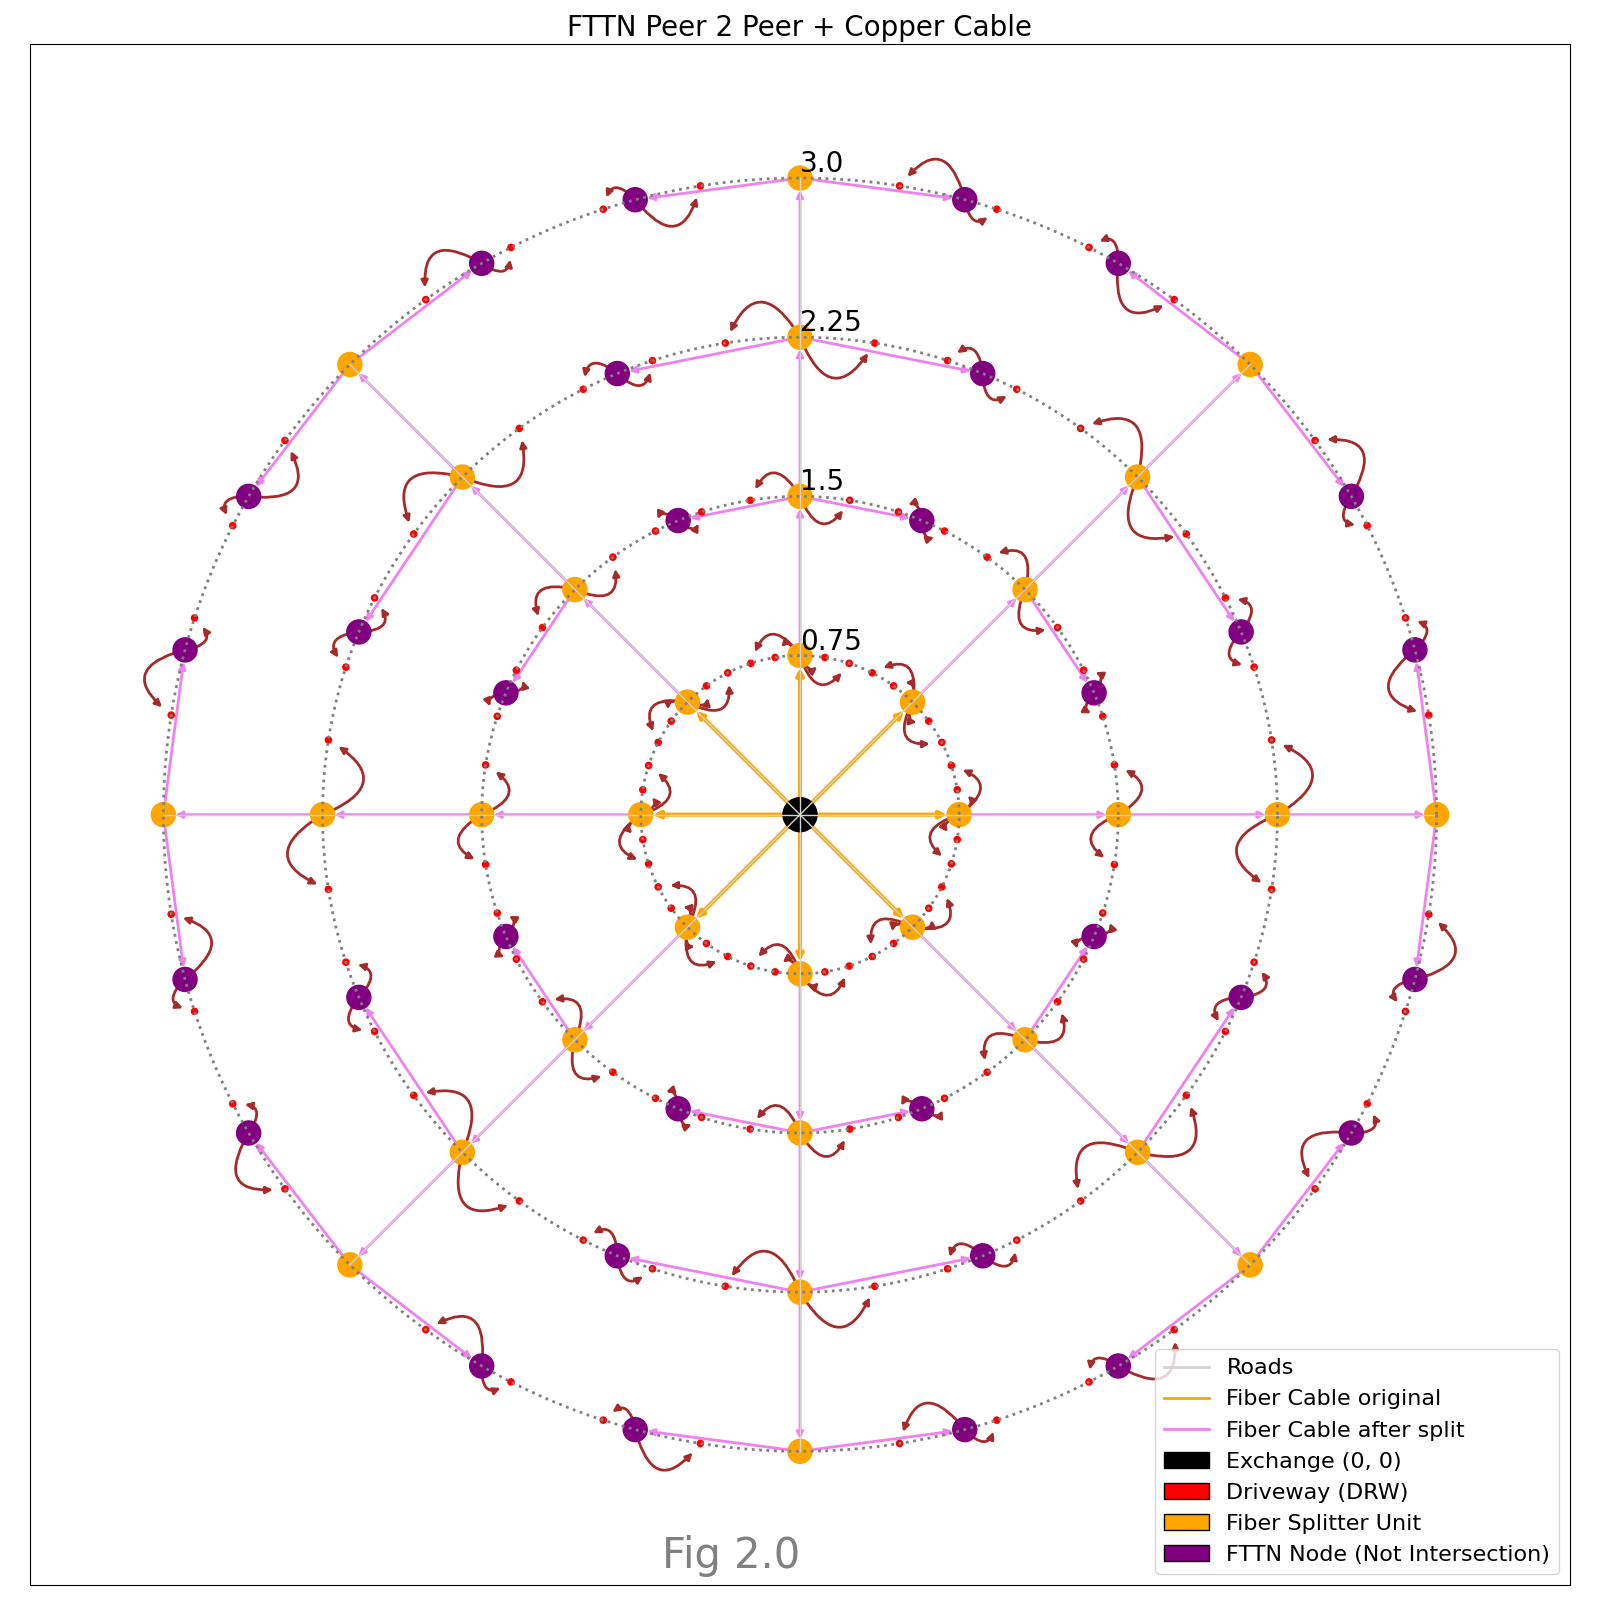

Write the Python code that produced this figure.
from typing_extensions import Self
from dataclasses import dataclass
from matplotlib.lines import Line2D
from matplotlib.patches import Patch
import matplotlib.pyplot as plt
from matplotlib.pylab import Axes
import networkx as nx
from pprint import pprint
import numpy as np
import heapq
import math

def sort_dict_by_values(d): return dict(sorted(d.items(), key=lambda item: item[1]))

@dataclass
class Circle:
  origin: tuple[float]=(0, 0)
  radii_km: list[float]=np.array([0.75, 1.5, 2.25, 3.0])
  segments_per_ring: int=8
  size_exchange_node: int = 600
  size_intersection_node: int = 300
  size_driveway_node: int = 20
  cost_fiber: int = 10
  cost_copper: int = 6
  cost_fiber_termination: int = 300
  cost_copper_termination: int = 150

  ir_nodes = property(lambda s: [n for n in s.G.nodes if n.startswith('I_R')])
  drw_nodes = property(lambda s: [n for n in s.G.nodes if n.startswith('DRW')])
  origin_x = property(lambda s: s.origin[0])
  origin_y = property(lambda s: s.origin[1])

  def __post_init__(s: Self):
    s.G = nx.MultiDiGraph()
    s.exchange = ' '.join(['Exchange', str(s.origin)])
    s.pos = {s.exchange: s.origin}
    s.G.add_node(s.exchange, pos=s.origin, colour='black', size=s.size_exchange_node)

  def dist(s: Self, node1: str, node2: str):
    dist = np.hypot(
      s.pos[node1][0] - s.pos[node2][0],
      s.pos[node1][1] - s.pos[node2][1]
    )
    return round(dist, 3)
  
  def arcdist(s: Self, node1: str, node2: str):
    x1, y1 = s.pos[node1][0], s.pos[node1][1]
    x2, y2 = s.pos[node2][0], s.pos[node2][1]
    radius = np.hypot(
      x1 - s.origin_x,
      x2 - s.origin_y
    )
    dot = x1 * x2 + y1 * y2
    mag1 = math.sqrt(x1**2 + y1**2)
    mag2 = math.sqrt(x2**2 + y2**2)
    cos_theta = dot / (mag1 * mag2)
    cos_theta = max(min(cos_theta, 1.0), -1.0)
    theta = math.acos(cos_theta) 
    arc_length = radius * theta
    return arc_length
  
  def add_intersection_nodes(s: Self):
    num_circles = len(s.radii_km)
    for ring in range(1, num_circles + 1):
      for cross in range(s.segments_per_ring):
        angle = (cross / s.segments_per_ring) * 2 * np.pi
        x, y = s.radii_km[ring - 1] * np.cos(angle), s.radii_km[ring - 1] * np.sin(angle)
        x = x + s.origin_x
        y = y + s.origin_y
        name = f'I_R{ring}_C{cross}'
        s.pos[name] = (x, y)
        s.G.add_node(name, pos=(x,y), colour='orange', size=s.size_intersection_node)
  
  def add_extra_intersections_on_ring(self, ring: int, per_segment: int):
    radius = self.radii_km[ring - 1]
    for seg in range(self.segments_per_ring):
      angle_start = (seg / self.segments_per_ring) * 2 * np.pi
      angle_end = ((seg + 1) / self.segments_per_ring) * 2 * np.pi
      for i in range(1, per_segment + 1):
        frac = i / (per_segment + 1)  # e.g., 1/4, 1/2, 3/4 for per_segment = 3
        mid_angle = angle_start + frac * (angle_end - angle_start)
        x = radius * np.cos(mid_angle) + self.origin_x
        y = radius * np.sin(mid_angle) + self.origin_y
        name = f"I_R{ring}_M{seg}_{i}"
        self.pos[name] = (x, y)
        self.G.add_node(
          name,
          pos=(x, y),
          colour='purple',
          size=self.size_intersection_node
        )
  def add_driveway_nodes(s: Self):
    for radius in s.radii_km:
      for cross in range(s.segments_per_ring):
        start_angle = (cross / s.segments_per_ring) * 2 * np.pi
        end_angle = ((cross + 1) / s.segments_per_ring) * 2 * np.pi
        for i in range(1, 5):
          angle_dot = start_angle + (i / 5) * (end_angle - start_angle)
          road_x = radius * np.cos(angle_dot)
          road_y = radius * np.sin(angle_dot)
          road_x = road_x + s.origin_x
          road_y = road_y + s.origin_y
          driveway_name = f"DRW_{radius}_{cross}_{i}"
          s.G.add_node(driveway_name, pos=(road_x, road_y), colour='red', size=s.size_driveway_node)
          s.pos[driveway_name] = (road_x, road_y)
  
  def add_copper_to_each_drw_from_closest_ir(s: Self):
    ir_nodes = [n for n in s.G.nodes if n.startswith('I_R')]
    drw_nodes = [n for n in s.G.nodes if n.startswith('DRW_')]

    for drw_node in drw_nodes:
      dists = {}
      _dists = []
      for ir_node in ir_nodes:
        dists[ir_node] = s.dist(ir_node, drw_node)
        # print(s.pos[drw_node], s.pos[ir_node], dists[ir_node])

      sorted_dists = sort_dict_by_values(dists)
      selected = next(iter(sorted_dists))
      s.G.add_edge(selected, drw_node, length=s.arcdist(selected, drw_node), type='copper_1')

  def check_if_all_driveways_connected(s: Self):
    return all([nx.has_path(s.G, s.exchange, n) for n in s.drw_nodes])
  
  def compute_total_fiber_nodes(s: Self):
    return len([node for node in s.G.nodes if node.startswith('I_R')])
  
  def compute_total_fiber_in_km(s: Self):
    return sum([d.get('length') for u, v, d in s.G.edges(data=True) if d.get('type').startswith('fiber')])
  
  def compute_total_copper_in_km(s: Self):
    return sum([d.get('length') for u, v, d in s.G.edges(data=True) if d.get('type').startswith('copper')])
  
  def compute_total_fiber_cost(s: Self):
    return s.compute_total_fiber_in_km() * s.cost_fiber * 1000
  
  def compute_total_copper_cost(s: Self):
    return s.compute_total_copper_in_km() * s.cost_copper * 1000
  
  def compute_cost_fiber_termination(s: Self):
    print(len(s.ir_nodes))
    return len(s.ir_nodes) * s.cost_fiber_termination
  
  def compute_splitting_cost(s: Self):
    splitters = [n for n in s.ir_nodes if 'M' not in n]
    return len(splitters) * 100
  
  def compute_cost_copper_termination(s: Self):
    print(len(s.drw_nodes))
    return len(s.drw_nodes) * s.cost_copper_termination

  def estimate_speed(s: Self, x: float):
    x = x * 1000
    base_speed = 300.0   # Mbps at 0m
    k = math.log(6) / 600.0  # ensures speed(600m) ≈ 50 Mbps
    return base_speed * math.exp(-k * x)

  def add_fiber_from_exchange_to_first_ring(s: Self):
    nodes = s.get_ring_org_ir_nodes(1)
    for node in nodes:
      if node.startswith('I_R'):
        s.G.add_edge(s.exchange, node, length=s.dist(s.exchange, node), type='fiber_0')

  def get_ring_org_ir_nodes(s: Self, ring: int):
    return [n for n in s.ir_nodes if n.startswith('I_R' + str(ring)) and 'M' not in n]
  
  def add_fiber_radially(s: Self):
    for ring in range(1, 4):
      ring_ir = s.get_ring_org_ir_nodes(ring)
      next_ir = s.get_ring_org_ir_nodes(ring + 1)
      for node1, node2 in zip(ring_ir, next_ir):
        s.G.add_edge(node1, node2, length=s.dist(node1, node2), type='fiber_1')
  
  def connect_new_ir_to_closest_ir(s: Self, ring):
    ir = [node for node in s.G.nodes if node.startswith('I_R' + str(ring))]
    old_ir = [node for node in ir if 'M' not in node]
    new_ir = [node for node in ir if 'M' in node]

    for node in new_ir:
      dists = {}
      ring = node[3]
      for old_ir_node in [n for n in old_ir if n[3] == ring]:
        dists[old_ir_node] = s.arcdist(old_ir_node, node)
      selected = next(iter(sort_dict_by_values(dists)))

      s.G.add_edge(selected, node, length=dists[selected], type='fiber_2')

  def estimate_speed_per_drw(s: Self):
    copper_edge_info = [(v, d.get('length')) for u, v, d in s.G.edges(data=True) if d.get('type').startswith('copper')]
    speeds = {}
    for drw, dist in copper_edge_info:
      speeds[drw] = (s.estimate_speed(dist))
    s.speeds = speeds
    return speeds

  def compute_total_fiber_in_km(s: Self):
    return sum([d.get('length') for u, v, d in s.G.edges(data=True) if d.get('type').startswith('fiber')])
    
  node_colours = property(lambda s: [colour for node, colour in s.G.nodes(data='colour')])
  node_sizes = property(lambda s: [size for node, size in s.G.nodes(data='size')])
  legend_elements = property(lambda s: [
      Line2D([0], [0], color='lightgray', lw=2, label='Roads'),
      Line2D([0], [0], color='orange', lw=2, label='Fiber Cable original'),

      Line2D([0], [0], color='violet', lw=2, label='Fiber Cable after split'),
      # Line2D([0], [0], color='brown', lw=2, label='Copper Cable'),
      Patch(facecolor='Black', edgecolor='black', label=s.exchange),
      Patch(facecolor='red', edgecolor='black', label='Driveway (DRW)'),
      Patch(facecolor='orange', edgecolor='black', label='Fiber Splitter Unit'),
      Patch(facecolor='Purple', edgecolor='black', label='FTTN Node (Not Intersection)')
    ]
  )
  def plot_dotted_circle(s: Self, ax: Axes, radius, colour='blue'):
    theta = np.linspace(0, 2 * np.pi, 300)
    x = s.origin[0] + radius * np.cos(theta)
    y = s.origin[1] + radius * np.sin(theta)

    ax.plot(x, y, linestyle=':', color=colour, linewidth=2)  # Dotted line

    angles = [np.pi / 2]
    for angle in angles:
      label_x = s.origin[0] + radius * np.cos(angle)
      label_y = s.origin[1] + radius * np.sin(angle)
      plt.text(label_x, label_y, radius, fontsize=20, ha='left', va='bottom', color='black')

  def plot_rings(s: Self, ax: Axes, colour='gray', ):
    for radius in s.radii_km: s.plot_dotted_circle(ax, radius, colour=colour)

  def plot_edges(
    s: Self,
    ax: Axes,
    edge_type: str,
    colour: str,
    connection_style: str,
    width: float=3,
  ):
    edges = [(u, v) for u, v, d in s.G.edges(data=True) if d.get('type') == edge_type]
    nx.draw_networkx_edges(
      s.G,
      s.pos,
      ax=ax,
      edgelist=edges,edge_color=colour,
      connectionstyle=connection_style,
      arrows=True,
      width=width,
      arrowstyle='-|>'
    )

  def plot_radial_segments(self, ax: Axes, color='lightgray', linewidth=1.0):
    for i in range(self.segments_per_ring):
      angle = (i / self.segments_per_ring) * 2 * np.pi
      x0, y0 = self.origin
      x1 = x0 + self.radii_km[-1] * np.cos(angle)
      y1 = y0 + self.radii_km[-1] * np.sin(angle)
      ax.plot([x0, x1], [y0, y1], color=color, linewidth=linewidth)

  def plot(s: Self):
    fig, ax = plt.subplots(figsize=(16, 16))
    ax.set_aspect('equal', adjustable='box')
    nx.draw_networkx_nodes(s.G, s.pos, s.G.nodes, s.node_sizes, s.node_colours, ax=ax)
    s.plot_radial_segments(ax)
    s.plot_rings(ax)
    
    s.plot_edges(ax, 'fiber_0', 'orange', 'arc3,rad=-0.0', width=3)
    s.plot_edges(ax, 'fiber_1', 'violet', 'arc3,rad=0.0', width=2)
    s.plot_edges(ax, 'fiber_2', 'violet', 'arc3,rad=0.0', width=2)
    s.plot_edges(ax, 'fiber_3', 'violet', 'arc3,rad=0.5', width=2)
    s.plot_edges(ax, 'fiber_4', 'violet', 'arc3,rad=-0.5', width=2)
    s.plot_edges(ax, 'copper_1', 'brown', 'arc3,rad=1.0', width=2)
    ax.legend(handles=s.legend_elements, loc='lower right', fontsize='16')
    ax.set_title('FTTN Peer 2 Peer + Copper Cable', fontsize=20)
    fig.text(0.5, 0.02, 'Fig 2.0', ha='right', fontsize=30, color='gray')
    fig.tight_layout()
    fig.savefig('fttn_smart.png')
    plt.show()
  
if __name__ == '__main__':
  c = Circle()
  c.add_intersection_nodes()
  c.add_fiber_from_exchange_to_first_ring()
  c.add_driveway_nodes()
  c.add_extra_intersections_on_ring(ring=2, per_segment=1)
  c.add_extra_intersections_on_ring(ring=3, per_segment=1)
  c.add_extra_intersections_on_ring(ring=4, per_segment=2)
  c.add_fiber_radially()
  c.connect_new_ir_to_closest_ir(2)
  c.connect_new_ir_to_closest_ir(3)
  c.connect_new_ir_to_closest_ir(4)
  c.add_copper_to_each_drw_from_closest_ir()
  
  if c.check_if_all_driveways_connected():
    c.estimate_speed_per_drw()
    print('Congratulations !!!!', 'All driveways have connection to exchange')
    print('total fiber in km: ', c.compute_total_fiber_in_km())
    print('total copper in km: ', c.compute_total_copper_in_km())
    avg = sum(list(c.speeds.values())) / len(c.speeds)
    print('average download:', avg)
    print('total fiber cost', c.compute_total_fiber_cost())
    print('total copper cost', c.compute_total_copper_cost())
    print('fiber termination cost', c.compute_cost_fiber_termination())
    print('copper termination cost', c.compute_cost_copper_termination())
    print('splitting cost', c.compute_splitting_cost())
    print(
      'total cost: ',
      sum(
        [
          c.compute_total_fiber_cost(),
          c.compute_total_copper_cost(),
          c.compute_cost_fiber_termination(),
          c.compute_cost_copper_termination(),
          c.compute_splitting_cost()
        ]
      )
    )
    c.plot()
  
  # c.plot_speeds_histogram()
  


  # c.estimate_speed_per_drw()

  # for node in c.speeds:
  #   if c.speeds[node] < 50:
  #     print(node, c.speeds[node])

  # plt.figure(figsize=(16, 16))
  # plt.hist(c.speeds.values())
  # plt.show()